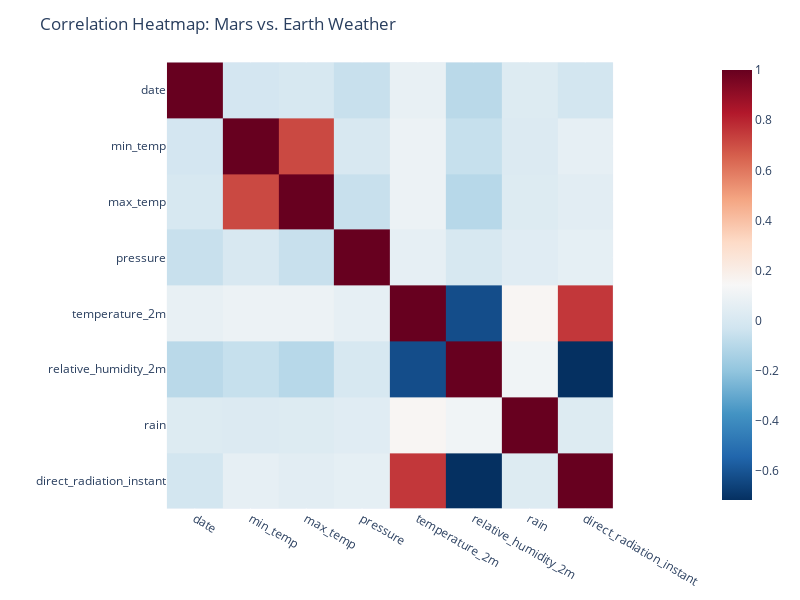

The notebook cell saved with this chart:
### Code cell
mars_data = mars_weather_data[["date", "min_temp", "max_temp", "pressure"]]
earth_data = daily_avg[["date", "temperature_2m", "relative_humidity_2m", "rain", "direct_radiation_instant"]]

mars_data['date'] = pd.to_datetime(mars_data['date'])
earth_data['date'] = pd.to_datetime(earth_data['date'])

# Assuming you have 'mars_data' and 'earth_data' DataFrames
correlation_matrix = pd.concat([mars_data, earth_data], axis=1).corr()  # Combine and calculate correlation
fig = px.imshow(correlation_matrix, color_continuous_scale='RdBu_r') # Create heatmap
fig.update_layout(title="Correlation Heatmap: Mars vs. Earth Weather", width=800, height=600)
fig.show()

### Figure 1 — Plotly figure (JSON) as saved in the notebook; plotly's stock layout.template omitted (floating-point values rounded to 4 significant figures)
{"data": [{"coloraxis": "coloraxis", "hovertemplate": "x: %{x}<br>y: %{y}<br>color: %{z}<extra></extra>", "name": "0", "type": "heatmap", "x": ["date", "min_temp", "max_temp", "pressure", "date", "temperature_2m", "relative_humidity_2m", "rain", "direct_radiation_instant"], "xaxis": "x", "y": ["date", "min_temp", "max_temp", "pressure", "date", "temperature_2m", "relative_humidity_2m", "rain", "direct_radiation_instant"], "yaxis": "y", "z": [[1, 0.2563, -0.045, -0.2059, -0.6337, -0.05844, -0.01041, -0.02391, 0.03441], [0.2563, 1, 0.712, 0.003732, -0.01604, 0.09422, -0.05811, 0.0197, 0.06511], [-0.045, 0.712, 1, -0.05351, -0.001862, 0.09509, -0.09895, 0.02409, 0.04945], [-0.2059, 0.003732, -0.05351, 1, -0.05332, 0.06741, 0.0002372, 0.03714, 0.06312], [-0.6337, -0.01604, -0.001862, -0.05332, 1, 0.07364, -0.09158, 0.02584, -0.01967], [-0.05844, 0.09422, 0.09509, 0.06741, 0.07364, 1, -0.6218, 0.1572, 0.7541], [-0.01041, -0.05811, -0.09895, 0.0002372, -0.09158, -0.6218, 1, 0.1092, -0.7149], [-0.02391, 0.0197, 0.02409, 0.03714, 0.02584, 0.1572, 0.1092, 1, 0.02641], [0.03441, 0.06511, 0.04945, 0.06312, -0.01967, 0.7541, -0.7149, 0.02641, 1]]}], "layout": {"coloraxis": {"colorscale": [[0, "rgb(5,48,97)"], [0.1, "rgb(33,102,172)"], [0.2, "rgb(67,147,195)"], [0.3, "rgb(146,197,222)"], [0.4, "rgb(209,229,240)"], [0.5, "rgb(247,247,247)"], [0.6, "rgb(253,219,199)"], [0.7, "rgb(244,165,130)"], [0.8, "rgb(214,96,77)"], [0.9, "rgb(178,24,43)"], [1, "rgb(103,0,31)"]]}, "height": 600, "margin": {"t": 60}, "title": {"text": "Correlation Heatmap: Mars vs. Earth Weather"}, "width": 800, "xaxis": {"anchor": "y", "constrain": "domain", "domain": [0, 1], "scaleanchor": "y"}, "yaxis": {"anchor": "x", "autorange": "reversed", "constrain": "domain", "domain": [0, 1]}}}
